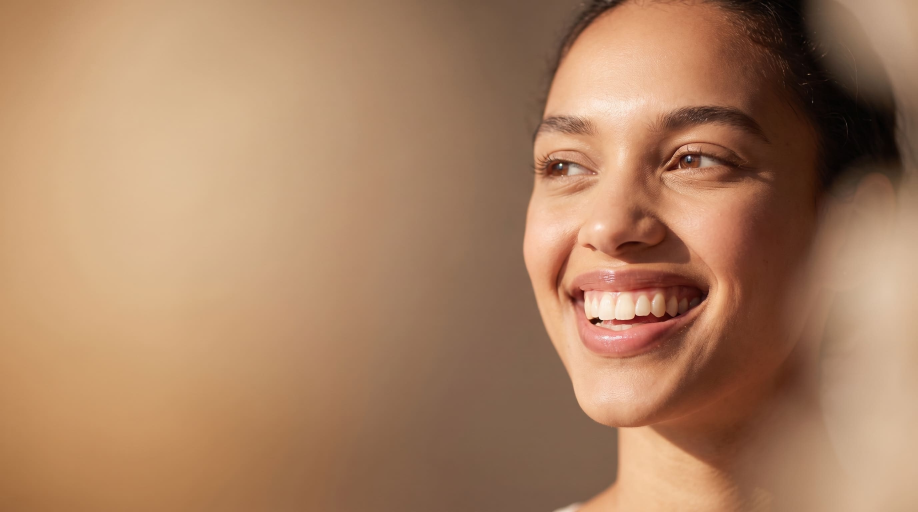
#> input picture assets/originals/hero-nova.jpg, 2752 x 1536 px, given in place of unnamed (7).jpg, which was not available (shown at 1/3 size)
$ python _fix-sobre-servicos-dupla.py
#> lines starting #> are read from the running program, lines starting #| are printed output that depends on the picture; pictures that were not available may be replaced by others from this repository, and a replacement may not be noted
# -*- coding: utf-8 -*-
"""
1. sobre-1  <- Downloads/unnamed (7).jpg  (crop 4:3, foco na janela/equipamento)
2. servico-clinica-geral <- _novas/clinocogeral3.jpg (2:1 foco na boca)
   servico-lentes          <- _novas/lentes.jpg       (2:1 foco no sorriso de baixo)
3. dupla (Corpo clínico): gradiente casado com o da seção .doctor-feature
   (linear-gradient 120deg nas coords da seção, mapeado na fatia de 47% à direita)
"""
from PIL import Image, ImageOps
import numpy as np

NOVAS = 'lavic-odontologia/tools/_novas'
OUT = 'lavic-odontologia/assets/images'
WEBP = dict(format='WEBP', quality=84, method=6)
JPEG = dict(format='JPEG', quality=85, optimize=True, progressive=True)
AVIF = dict(format='AVIF', quality=54, speed=6)

# ---------- 1. sobre-1 ----------
im = ImageOps.exif_transpose(Image.open(r'C:\Users\vaniu\Downloads\unnamed (7).jpg')).convert('RGB')
#> im is the input picture: PIL image 2752x1536 RGB; mean R, G, B 170.5, 129.8, 99.1
w, h = im.size
#> w = 2752; h = 1536
print('unnamed(7):', im.size)
#| unnamed(7): (2752, 1536)
# janela 4:3, largura total, foco na metade superior (janela com vista + cadeira)
ch = int(w * 3 / 4)
#> ch = 2064
cy = int(h * 0.35)
#> cy = 537
box = (0, max(0, min(h - ch, cy - ch // 2)), w, max(0, min(h - ch, cy - ch // 2)) + ch)
#> box = (0, 0, 2752, 2064)
ImageOps.fit(im.crop(box), (480, 360), Image.LANCZOS).save(f'{OUT}/sobre-1.webp', **WEBP)
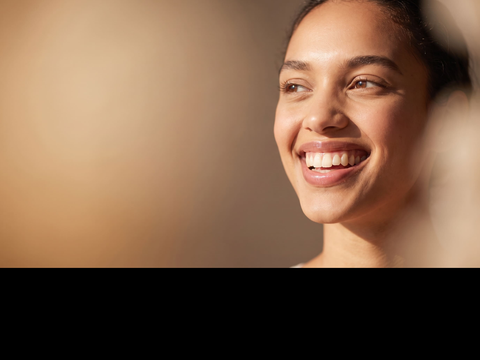
#> saved as sobre-1.webp: PIL image 480x360 RGB; mean R, G, B 126.9, 96.6, 73.7
ImageOps.fit(im.crop(box), (480, 360), Image.LANCZOS).save(f'{OUT}/sobre-1.jpg', **JPEG)
im.crop(box).save('lavic-odontologia/assets/originals/sobre-1-nova.jpg', quality=92)
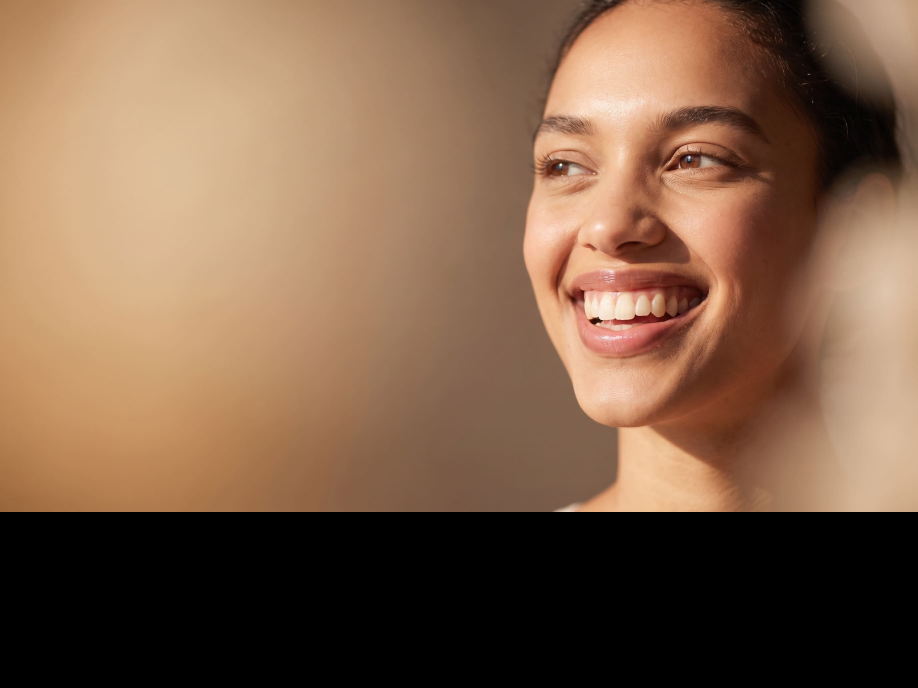
#> saved as sobre-1-nova.jpg: PIL image 2752x2064 RGB (shown at 1/3 size); mean R, G, B 126.9, 96.6, 73.7
print('sobre-1 ok box=', box)
#| sobre-1 ok box= (0, 0, 2752, 2064)

# ---------- 2. crops 2:1 com foco na boca ----------
def crop_2x1(src, name, mouth_frac):
#> called with name = 'servico-clinica-geral', mouth_frac = 0.64
    s = ImageOps.exif_transpose(Image.open(src)).convert('RGB')
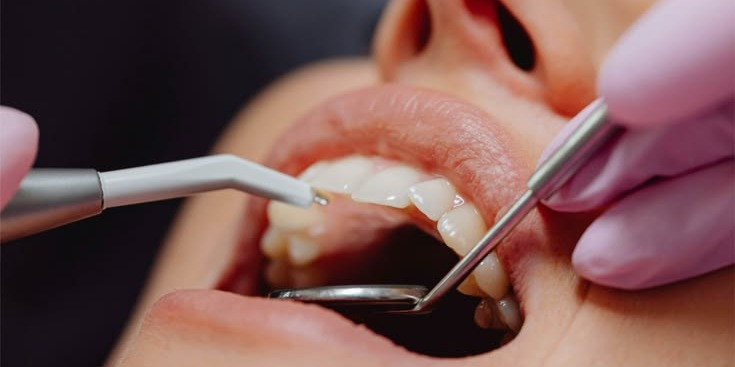
#> input picture assets/originals/servico-clinica-geral-nova.jpg, 735 x 367 px, given in place of clinocogeral3.jpg, which was not available
#> s is the input picture: PIL image 735x367 RGB; mean R, G, B 121.2, 85.4, 82.9
    w, h = s.size
#> w = 735; h = 367
    ch = w // 2                      # janela 2:1 (largura cheia)
#> ch = 367
    cy = int(h * mouth_frac)
#> cy = 234
    y1 = max(0, min(h - ch, cy - ch // 2))
#> y1 = 0
    box = (0, y1, w, y1 + ch)
#> box = (0, 0, 735, 367)
    print(f'{name}: src={w}x{h} box={box}')
#| servico-clinica-geral: src=735x367 box=(0, 0, 735, 367)
    fit = ImageOps.fit(s.crop(box), (720, 360), Image.LANCZOS)
    fit.save(f'{OUT}/{name}.webp', **WEBP)
    fit.save(f'{OUT}/{name}.jpg', **JPEG)
    s.crop(box).save(f'lavic-odontologia/assets/originals/{name}-nova.jpg', quality=92)

crop_2x1(f'{NOVAS}/clinocogeral3.jpg', 'servico-clinica-geral', 0.64)
crop_2x1(f'{NOVAS}/lentes.jpg', 'servico-lentes', 0.72)
#| servico-lentes: src=735x367 box=(0, 0, 735, 367)

# ---------- 3. dupla: gradiente nas coords da seção ----------
src = r'C:\Users\vaniu\Pictures\DENTISTAS ASSETS\Dentists_wearing_black_coats_2K_20260915233830 (1).png'
#> (the run stopped early here; a loop or call above may not have finished)
